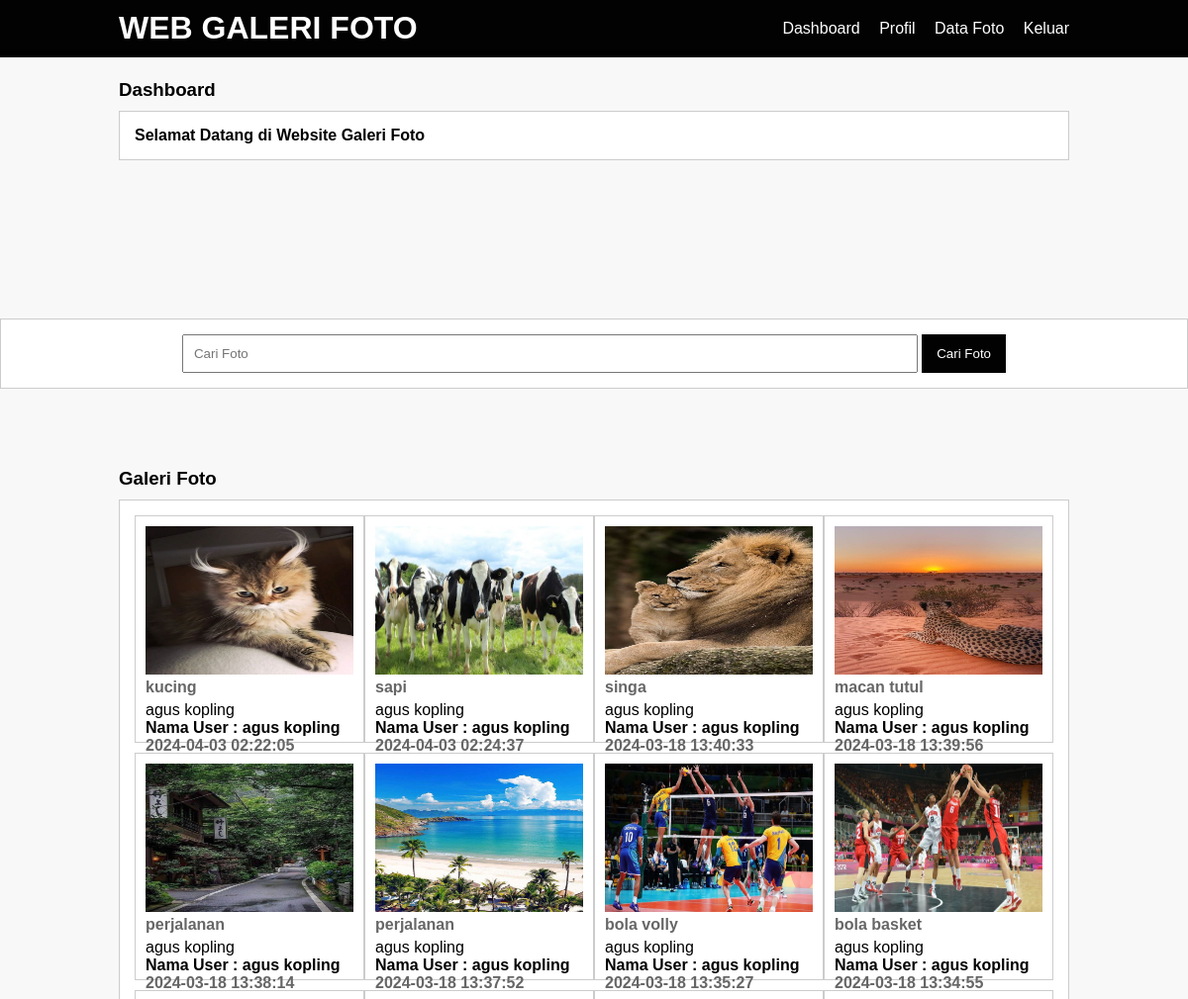
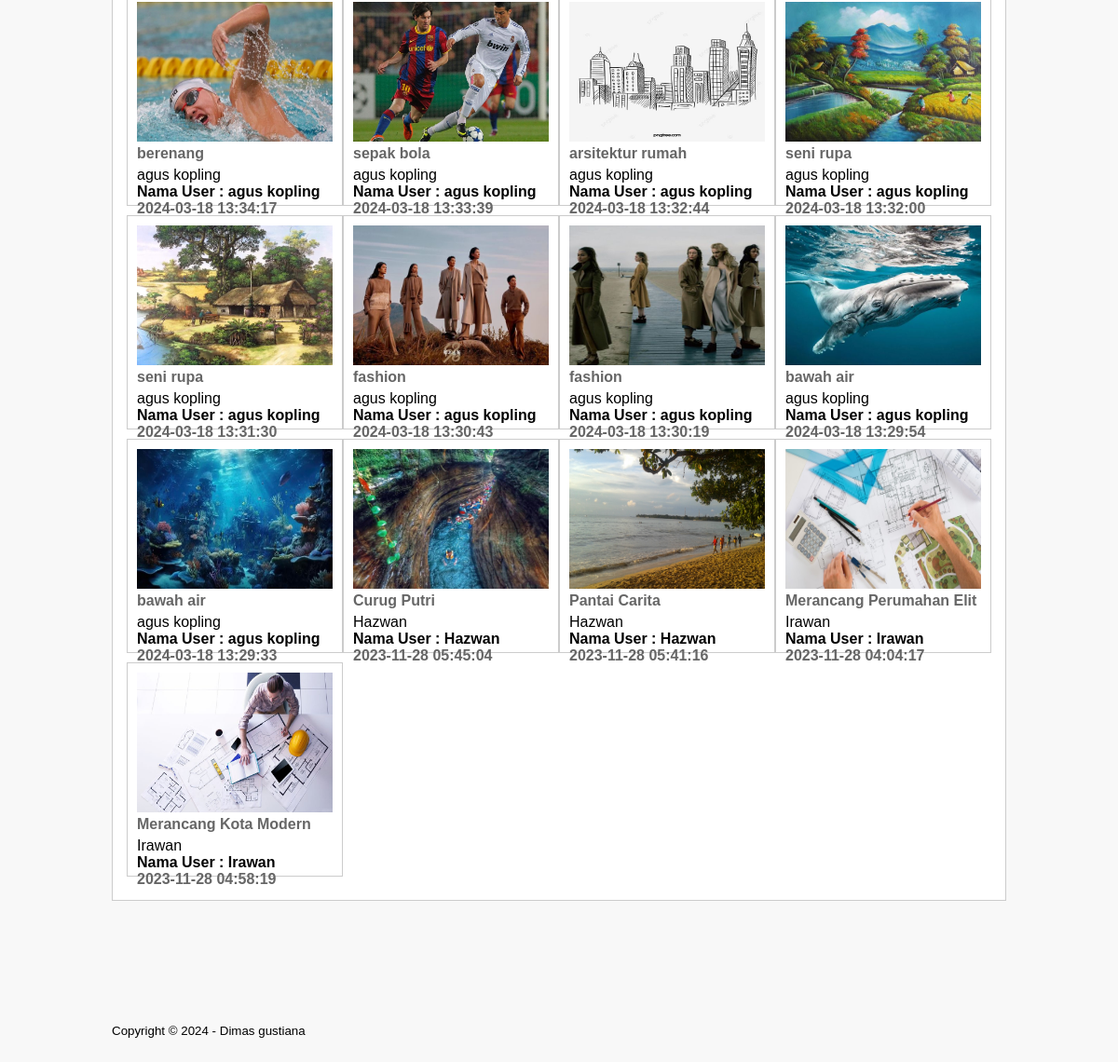
Page /dashboard.php (signed in) on the committed database (2 pictures, top to bottom).
### tables this page shows
CREATE TABLE `tb_image` (
  `image_id` int(11) NOT NULL,
  `category_id` int(11) NOT NULL,
  `category_name` varchar(100) NOT NULL,
  `admin_id` int(11) NOT NULL,
  `admin_name` varchar(100) NOT NULL,
  `image_name` varchar(100) NOT NULL,
  `image_description` text NOT NULL,
  `image` varchar(100) NOT NULL,
  `image_status` tinyint(1) NOT NULL,
  `date_created` timestamp NOT NULL DEFAULT CURRENT_TIMESTAMP ON UPDATE CURRENT_TIMESTAMP,
  `likes` int(11) DEFAULT '0'
);

### dashboard.php (the view, shortened to what this page needs)
<?php
include 'db.php';
$where = '';
?>
<!DOCTYPE html>
<html lang="en">
<head>
    <link rel="stylesheet" type="text/css" href="css/style.css">
</head>
<body>
    <header>
        <div class="container">
            <h1><a href="dashboard.php">WEB GALERI FOTO</a></h1>
            <ul>
                <li><a href="dashboard.php">Dashboard</a></li>
                <li><a href="profil.php">Profil</a></li>
                <li><a href="data-image.php">Data Foto</a></li>
                <li><a href="Keluar.php">Keluar</a></li>
            </ul>
        </div>
    </header>
    <div class="section">
        <div class="container">
            <h3>Dashboard</h3>
            <div class="box">
                <?php if(isset($_SESSION['a_global']) && is_object($_SESSION['a_global'])) : ?>
                    <h4>Selamat Datang <?php echo $_SESSION['a_global']->admin_name ?> di Website Galeri Foto</h4>
                <?php else : ?>
                    <h4>Selamat Datang di Website Galeri Foto</h4>
                <?php endif; ?>
            </div>
        </div>
    </div>
    <div class="search">
            <form action="galeri.php" method="GET">
                <input type="text" name="search" placeholder="Cari Foto" value="<?php echo isset($_GET['search']) ? $_GET['search'] : ''; ?>" />
                <input type="submit" name="cari" value="Cari Foto" />
            </form>
        </div>
    <div class="section">
        <div class="container">
            <h3>Galeri Foto</h3>
            <div class="box">
                <?php
                $foto = mysqli_query($conn, "SELECT * FROM tb_image WHERE image_status = 1 $where ORDER BY image_id DESC");
                if($foto && mysqli_num_rows($foto) > 0){
                    while($p = mysqli_fetch_array($foto)){
                ?>
                    <a href="detail-image.php?id=<?php echo $p['image_id'] ?>">
                        <div class="col-4">
                            <img src="foto/<?php echo $p['image'] ?>" height="150px" />
                            <p class="nama"><?php echo isset($p['image_name']) ? substr($p['image_name'], 0, 30) : ''; ?></p>
                            <p class="harga"><?php echo isset($p['admin_name']) ? substr($p['admin_name'], 0, 30) : ''; ?></p>
                            <p class="admin">Nama User : <?php echo isset($p['admin_name']) ? $p['admin_name'] : ''; ?></p>
                            <p class="nama"><?php echo isset($p['date_created']) ? $p['date_created'] : ''; ?></p>
                        </div>
                    </a>
                <?php
                    }
                } else {
                    echo "<p>Foto tidak ada</p>";
                }
                ?>
            </div>
        </div>
    </div>
    <footer>
        <div class="container">
            <small>Copyright &copy; 2024 - Dimas gustiana</small>
        </div>
    </footer>
</body>
</html>

### css/style.css (style rules this page uses)
* { padding:0; margin:0; font-family:'Quicksand', sans-serif; }
body { background-color:#f8f8f8; }
a { color: inherit; text-decoration:none; }
header { background-color: #020202; color: #fff; position: fixed; top: 0; left: 0; width: 100%; }
header h1 { float:left; padding:10px 0; }
header ul { float:right; }
header ul li { display:inline-block; }
header ul li a { padding:20px 0 20px 15px; display: inline-block; }
footer { padding:25px 0; }
.container { width: 80%; margin: 0 auto; }
.container:after { content:''; display: block; clear:both; }
.section { padding: 80px 0; }
.box { background-color: #fff; border:1px solid #ccc; padding:15px; box-sizing: border-box; margin:10px 0 25px 0; }
.box:after { content: ''; display: block; clear: both; }
.search { margin-top: 55px; padding:15px 0; background-color: #fff; border:1px solid #ccc; text-align: center; }
.search input[type=text] { width: 60%; padding:10px; }
.search input[type=submit] { padding:12px 15px; background-color: #020202; color: #fff; border:none; cursor:pointer; }
.col-4 { width:25%; height: 230px; border:1px solid #ccc; float: left; padding:10px; box-sizing: border-box; margin-bottom: 10px; }
.col-4 img { width: 100%; }
.col-4 .nama { font-weight: bold; color: #666; margin-bottom: 5px; }
.col-4 .admin { font-weight: bold; color: #020202; }

### rows in the picture
tb_image: image (picture), image_name "kucing", admin_name "agus kopling", date_created "2024-04-03 02:22:05"
tb_image: image (picture), image_name "sapi", admin_name "agus kopling", date_created "2024-04-03 02:24:37"
tb_image: image (picture), image_name "singa", admin_name "agus kopling", date_created "2024-03-18 13:40:33"
tb_image: image (picture), image_name "macan tutul", admin_name "agus kopling", date_created "2024-03-18 13:39:56"
tb_image: image (picture), image_name "perjalanan", admin_name "agus kopling", date_created "2024-03-18 13:38:14"
tb_image: image (picture), image_name "perjalanan", admin_name "agus kopling", date_created "2024-03-18 13:37:52"
tb_image: image (picture), image_name "bola volly", admin_name "agus kopling", date_created "2024-03-18 13:35:27"
tb_image: image (picture), image_name "bola basket", admin_name "agus kopling", date_created "2024-03-18 13:34:55"
tb_image: image (picture), image_name "berenang", admin_name "agus kopling", date_created "2024-03-18 13:34:17"
tb_image: image (picture), image_name "sepak bola", admin_name "agus kopling", date_created "2024-03-18 13:33:39"
tb_image: image (picture), image_name "arsitektur rumah", admin_name "agus kopling", date_created "2024-03-18 13:32:44"
tb_image: image (picture), image_name "seni rupa", admin_name "agus kopling", date_created "2024-03-18 13:32:00"
tb_image: image (picture), image_name "seni rupa", admin_name "agus kopling", date_created "2024-03-18 13:31:30"
tb_image: image (picture), image_name "fashion", admin_name "agus kopling", date_created "2024-03-18 13:30:43"
tb_image: image (picture), image_name "fashion", admin_name "agus kopling", date_created "2024-03-18 13:30:19"
tb_image: image (picture), image_name "bawah air", admin_name "agus kopling", date_created "2024-03-18 13:29:54"
tb_image: image (picture), image_name "bawah air", admin_name "agus kopling", date_created "2024-03-18 13:29:33"
tb_image: image (picture), image_name "Curug Putri", admin_name "Hazwan", date_created "2023-11-28 05:45:04"
tb_image: image (picture), image_name "Pantai Carita", admin_name "Hazwan", date_created "2023-11-28 05:41:16"
tb_image: image (picture), image_name "Merancang Perumahan Elit", admin_name "Irawan", date_created "2023-11-28 04:04:17"
tb_image: image (picture), image_name "Merancang Kota Modern", admin_name "Irawan", date_created "2023-11-28 04:58:19"
